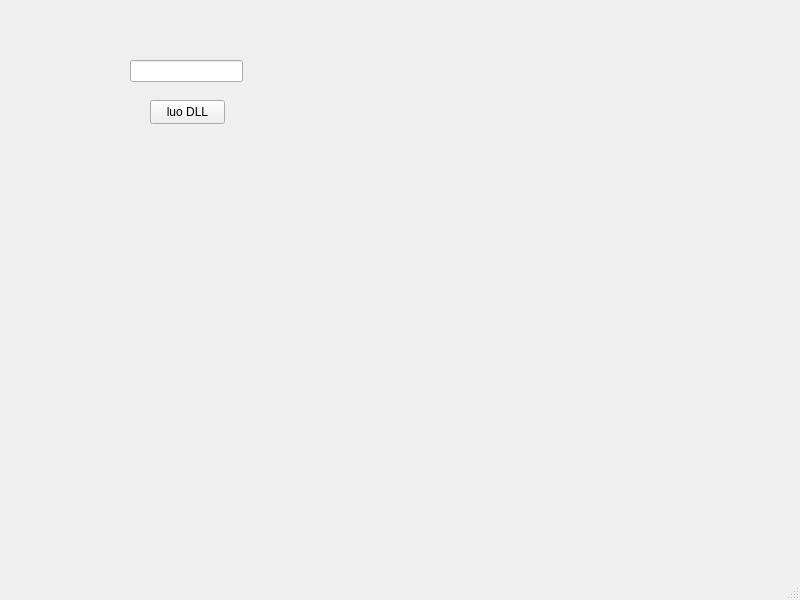
<?xml version="1.0" encoding="UTF-8"?>
<ui version="4.0">
 <class>MainWindow</class>
 <widget class="QMainWindow" name="MainWindow">
  <property name="geometry">
   <rect>
    <x>0</x>
    <y>0</y>
    <width>800</width>
    <height>600</height>
   </rect>
  </property>
  <property name="windowTitle">
   <string>MainWindow</string>
  </property>
  <widget class="QWidget" name="centralwidget">
   <widget class="QPushButton" name="pushButton">
    <property name="geometry">
     <rect>
      <x>150</x>
      <y>100</y>
      <width>75</width>
      <height>24</height>
     </rect>
    </property>
    <property name="text">
     <string>luo DLL</string>
    </property>
   </widget>
   <widget class="QLineEdit" name="lineEdit">
    <property name="geometry">
     <rect>
      <x>130</x>
      <y>60</y>
      <width>113</width>
      <height>22</height>
     </rect>
    </property>
   </widget>
  </widget>
  <widget class="QMenuBar" name="menubar">
   <property name="geometry">
    <rect>
     <x>0</x>
     <y>0</y>
     <width>800</width>
     <height>17</height>
    </rect>
   </property>
  </widget>
  <widget class="QStatusBar" name="statusbar"/>
 </widget>
 <resources/>
 <connections/>
</ui>
